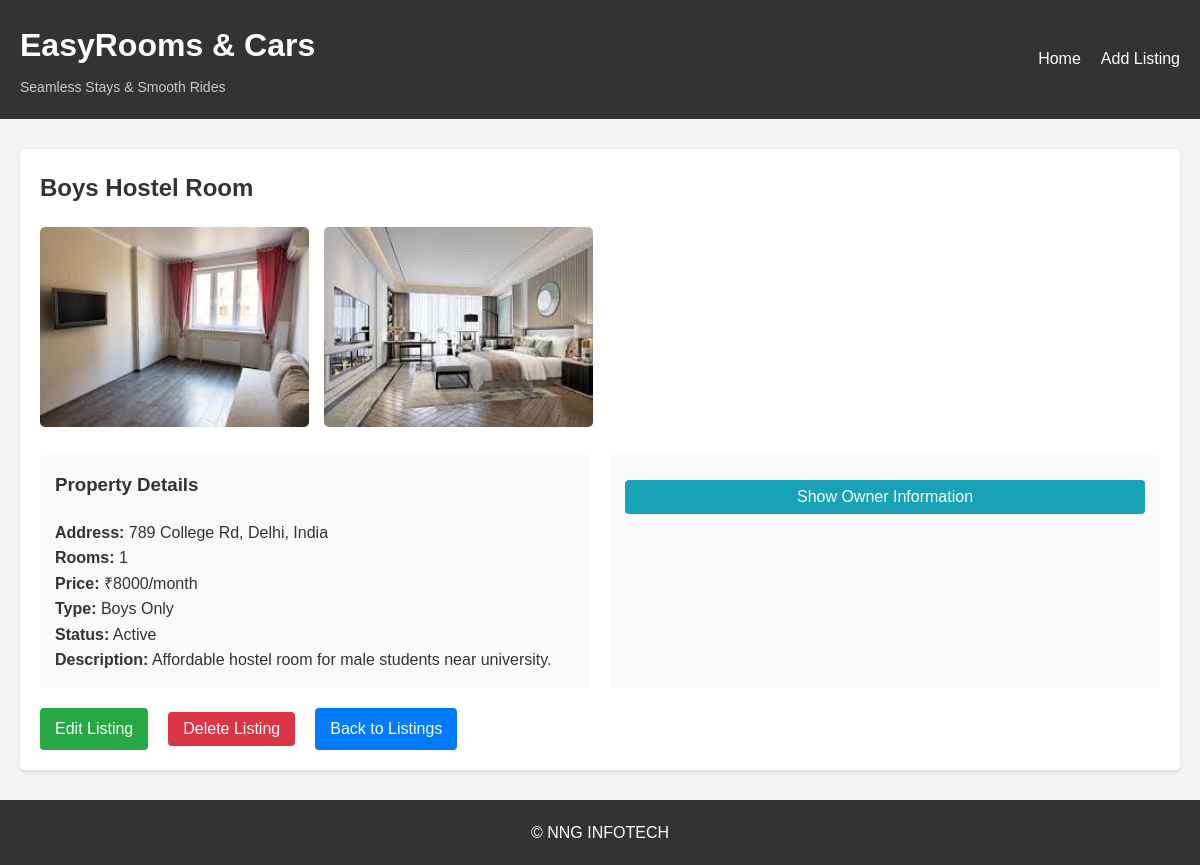
/listing/3, run on the app's committed database.
### app.py (models this page shows)
class Listing(db.Model):
    id = db.Column(db.String(36), primary_key=True)
    title = db.Column(db.String(100), nullable=False)
    address = db.Column(db.String(200), nullable=False)
    rooms = db.Column(db.Integer, nullable=False)
    price = db.Column(db.Integer, nullable=False)
    price_type = db.Column(db.String(10), default='month')  # 'month' or 'day'
    description = db.Column(db.Text, nullable=False)
    owner_name = db.Column(db.String(100), nullable=False)
    owner_email = db.Column(db.String(100), nullable=False)
    owner_phone = db.Column(db.String(20), nullable=False)
    status = db.Column(db.String(20), nullable=False)
    type = db.Column(db.String(20), nullable=False)
    created_at = db.Column(db.DateTime, default=datetime.utcnow)
    updated_at = db.Column(db.DateTime, default=datetime.utcnow, onupdate=datetime.utcnow)
    images = db.relationship('Image', backref='listing', lazy=True, cascade="all, delete-orphan")
    def to_dict(self):
        return {
            'id': self.id,
            'title': self.title,
            'address': self.address,
            'rooms': self.rooms,
            'price': self.price,
            'price_type': self.price_type,
            'description': self.description,
            'owner_name': self.owner_name,
            'owner_email': self.owner_email,
            'owner_phone': self.owner_phone,
            'status': self.status,
            'type': self.type,
            'images': [image.filename for image in self.images]
        }

class Image(db.Model):
    id = db.Column(db.Integer, primary_key=True)
    filename = db.Column(db.String(255), nullable=False)
    listing_id = db.Column(db.String(36), db.ForeignKey('listing.id'), nullable=False)
    created_at = db.Column(db.DateTime, default=datetime.utcnow)

### app.py (the view)
@app.route('/listing/<listing_id>')
def listing_detail(listing_id):
    listing = Listing.query.get_or_404(listing_id)
    return render_template('listing_detail.html', listing=listing.to_dict())

### templates/listing_detail.html (shortened to what this page needs)
{% extends 'base.html' %}
{% block content %}
    <div class="listing-detail">
        <h2>{{ listing.title }}</h2>
        <div class="image-gallery">
            {% for image in listing.images %}
                <div class="gallery-image">
                    <img src="{{ url_for('static', filename='uploads/' + image) }}" alt="{{ listing.title }}">
                </div>
            {% endfor %}
        </div>
        <div class="listing-info">
            <div class="info-section">
                <h3>Property Details</h3>
                <p><strong>Address:</strong> {{ listing.address }}</p>
                <p><strong>Rooms:</strong> {{ listing.rooms }}</p>
                <p><strong>Price:</strong> ₹{{ listing.price }}{% if listing.price_type == 'day' %}/day{% else %}/month{% endif %}</p>
                <p><strong>Type:</strong> {{ listing.type }}</p>
                <p><strong>Status:</strong> {{ listing.status }}</p>
                <p><strong>Description:</strong> {{ listing.description }}</p>
            </div>
            <div class="info-section">
                <button id="ownerInfoBtn" class="btn btn-info">Show Owner Information</button>
            </div>
        </div>
        <div class="action-buttons">
            <a href="{{ url_for('edit_listing', listing_id=listing.id) }}" class="btn btn-edit">Edit Listing</a>
            <form method="POST" action="{{ url_for('delete_listing', listing_id=listing.id) }}" class="delete-form" onsubmit="return confirm('Are you sure you want to delete this listing?');">
                <button type="submit" class="btn btn-delete">Delete Listing</button>
            </form>
            <a href="{{ url_for('index') }}" class="btn">Back to Listings</a>
        </div>
    </div>
{% endblock %}

### static/css/style.css (style rules this page uses)
* { box-sizing: border-box; margin: 0; padding: 0; }
body { font-family: Arial, sans-serif; line-height: 1.6; color: #333; background-color: #f4f4f4; }
h1, h2, h3 { margin-bottom: 20px; }
a { text-decoration: none; color: #333; }
.btn { display: inline-block; background-color: #007bff; color: #fff; padding: 8px 15px; border: none; border-radius: 4px; cursor: pointer; font-size: 16px; margin-right: 10px; }
.btn-edit { background-color: #28a745; }
.btn-delete { background-color: #dc3545; }
.btn-info { background-color: #17a2b8; width: 100%; margin-top: 10px; }
.listing-detail { background-color: #fff; border-radius: 5px; box-shadow: 0 2px 5px rgba(0, 0, 0, 0.1); padding: 20px; margin-bottom: 30px; }
.image-gallery { display: grid; grid-template-columns: repeat(auto-fill, minmax(250px, 1fr)); gap: 15px; margin-bottom: 20px; }
.gallery-image img { width: 100%; height: 200px; object-fit: cover; border-radius: 5px; }
.listing-info { display: grid; grid-template-columns: 1fr 1fr; gap: 20px; margin-bottom: 20px; }
.info-section { background-color: #f9f9f9; padding: 15px; border-radius: 5px; }
.action-buttons { margin-top: 20px; display: flex; gap: 10px; align-items: center; }
.delete-form { display: inline; }

### data on the page
Listing: title "Boys Hostel Room", address "789 College Rd, Delhi, India", price "8000", type "Boys Only", status "Active", description "Affordable hostel room for male students near university."
Image: filename (picture)
Image: filename (picture)

### other printed values
{{ listing.rooms }} "1"
